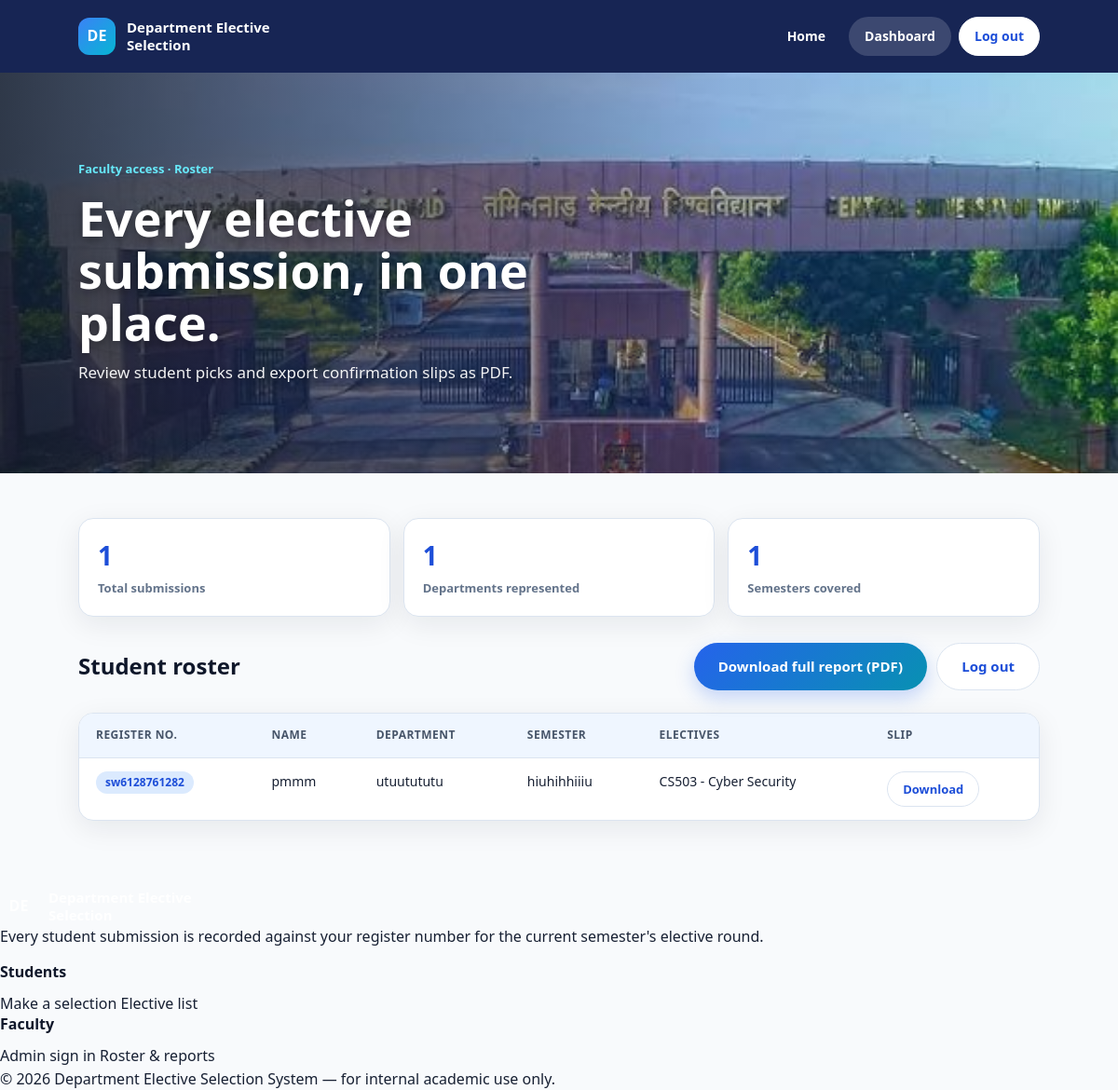
The app's page /admin/dashboard (signed in) with its own data.
### tables this page shows
CREATE TABLE students (
        id INTEGER PRIMARY KEY AUTOINCREMENT,
        register_no TEXT NOT NULL,
        student_name TEXT NOT NULL,
        department TEXT NOT NULL,
        semester TEXT NOT NULL,
        electives TEXT NOT NULL
    );

### app.py (the view)
@app.route("/admin/dashboard", methods=["GET"])
def admin_dashboard():
    if not session.get("admin_logged_in"):
        return redirect(
            url_for("admin_login")
        )
    conn = get_db_connection()
    students = conn.execute("""
        SELECT *
        FROM students
        ORDER BY id DESC
    """).fetchall()
    conn.close()
    return render_template(
        "admin_dashboard.html",
        students=students
    )

### app.py (called while the page is built)
def get_db_connection():
    conn = sqlite3.connect(DATABASE)
    conn.row_factory = sqlite3.Row
    return conn

### templates/admin_dashboard.html (shortened to what this page needs)
{% extends "base.html" %}
{% block hero %}
<section class="hero hero--compact hero--campus">
    <div class="hero__inner">
        <span class="hero__eyebrow">Faculty access · Roster</span>
        <h1>Every elective submission, in one place.</h1>
        <p class="hero__lede">
            Review student picks and export confirmation slips as PDF.
        </p>
    </div>
</section>
{% endblock %}
{% block content %}
<section class="section">
    <div class="container">
        <div class="stat-row">
            <div class="stat-card">
                <span class="num">{{ students|length }}</span>
                <span class="lbl">Total submissions</span>
            </div>
            <div class="stat-card">
                <span class="num">
                    {{ students|map(attribute='department')|unique|list|length }}
                </span>
                <span class="lbl">Departments represented</span>
            </div>
            <div class="stat-card">
                <span class="num">
                    {{ students|map(attribute='semester')|unique|list|length }}
                </span>
                <span class="lbl">Semesters covered</span>
            </div>
        </div>
        <div class="admin-toolbar">
            <h2 style="margin:0;">
                Student roster
            </h2>
            <div class="admin-toolbar__actions">
                {% if students %}
                <a href="{{ url_for('generate_all_pdf') }}"
                   class="btn btn-primary">
                    Download full report (PDF)
                </a>
                {% endif %}
                <a href="{{ url_for('admin_logout') }}"
                   class="btn btn-outline">
                    Log out
                </a>
            </div>
        </div>
        <div class="table-wrap">
            {% if students %}
            <table class="roster">
                <thead>
                    <tr>
                        <th>Register No.</th>
                        <th>Name</th>
                        <th>Department</th>
                        <th>Semester</th>
                        <th>Electives</th>
                        <th>Slip</th>
                    </tr>
                </thead>
                <tbody>
                    {% for student in students %}
                    <tr>
                        <td>
                            <span class="pill-tag">
                                {{ student['register_no'] }}
                            </span>
                        </td>
                        <td>
                            {{ student['student_name'] }}
                        </td>
                        <td>
                            {{ student['department'] }}
                        </td>
                        <td>
                            {{ student['semester'] }}
                        </td>
                        <td>
                            {{ student['electives'] }}
                        </td>
                        <td>
                            <a href="{{ url_for(
                                'generate_student_pdf',
                                student_id=student['id']
                            ) }}"
                               class="btn btn-outline"
                               style="padding:8px 16px; font-size:13px;">
                                Download
                            </a>
                        </td>
                    </tr>
                    {% endfor %}
                </tbody>
            </table>
            {% endif %}
        </div>
    </div>
</section>
{% endblock %}

### templates/base.html (shortened to what this page needs)
<!doctype html>
<html lang="en">
<head>
  <link rel="stylesheet" href="{{ url_for('static', filename='css/style.css') }}">
</head>
<body>
  <header class="topbar">
    <div class="topbar__inner">
      <a class="brand" href="{{ url_for('home') }}">
        <span class="brand__mark">DE</span>
        <span class="brand__text">Department Elective<br>Selection</span>
      </a>
      <nav class="topnav">
        <a href="{{ url_for('home') }}" class="{{ 'is-active' if request.endpoint == 'home' else '' }}">Home</a>
        {% if session.get('admin_logged_in') %}
          <a href="{{ url_for('admin_dashboard') }}" class="{{ 'is-active' if request.endpoint == 'admin_dashboard' else '' }}">Dashboard</a>
          <a href="{{ url_for('admin_logout') }}" class="admin-pill">Log out</a>
        {% else %}
          <a href="{{ url_for('admin_login') }}" class="admin-pill">Admin</a>
        {% endif %}
      </nav>
    </div>
  </header>
  {% block hero %}{% endblock %}
  <main>
    {% block content %}{% endblock %}
  </main>
  <footer class="sitefooter">
    <div class="sitefooter__inner">
      <div>
        <div class="brand">
          <span class="brand__mark" style="background: linear-gradient(135deg, var(--purple-500), var(--purple-800));">DE</span>
          <span class="brand__text">Department Elective<br>Selection</span>
        </div>
        <p class="muted">Every student submission is recorded against your register number for the current semester's elective round.</p>
      </div>
      <div>
        <h4>Students</h4>
        <div class="footer-links">
          <a href="{{ url_for('home') }}">Make a selection</a>
          <a href="{{ url_for('home') }}#electives">Elective list</a>
        </div>
      </div>
      <div>
        <h4>Faculty</h4>
        <div class="footer-links">
          <a href="{{ url_for('admin_login') }}">Admin sign in</a>
          {% if session.get('admin_logged_in') %}
          <a href="{{ url_for('admin_dashboard') }}">Roster &amp; reports</a>
          {% endif %}
        </div>
      </div>
    </div>
    <div class="footer-bottom">
      &copy; 2026 Department Elective Selection System — for internal academic use only.
    </div>
  </footer>
</body>
</html>

### records on screen
students: register_no "sw6128761282", student_name "pmmm", department "utuutututu", semester "hiuhihhiiiu", electives "CS503 - Cyber Security"

### other values on screen
{{ students|length }} "1"
{{ students|map(attribute='department')|unique|list|length }} "1"
{{ students|map(attribute='semester')|unique|list|length }} "1"
